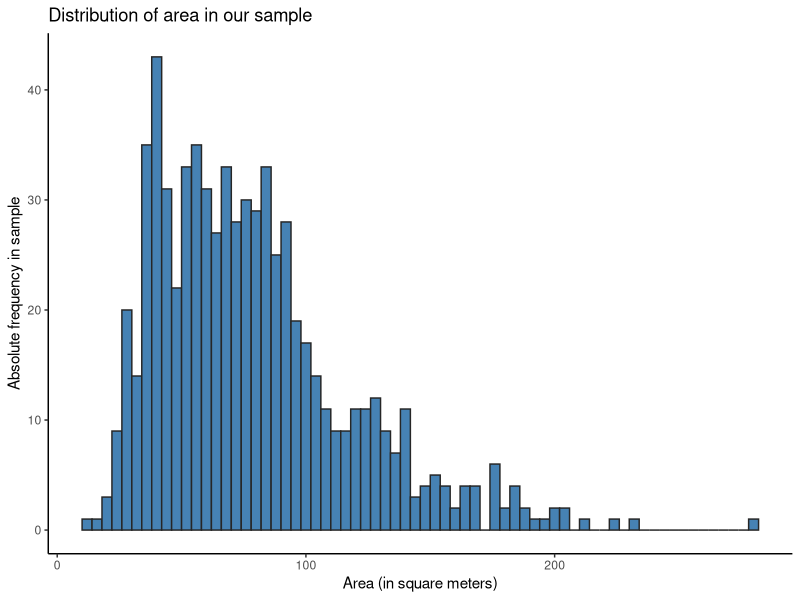
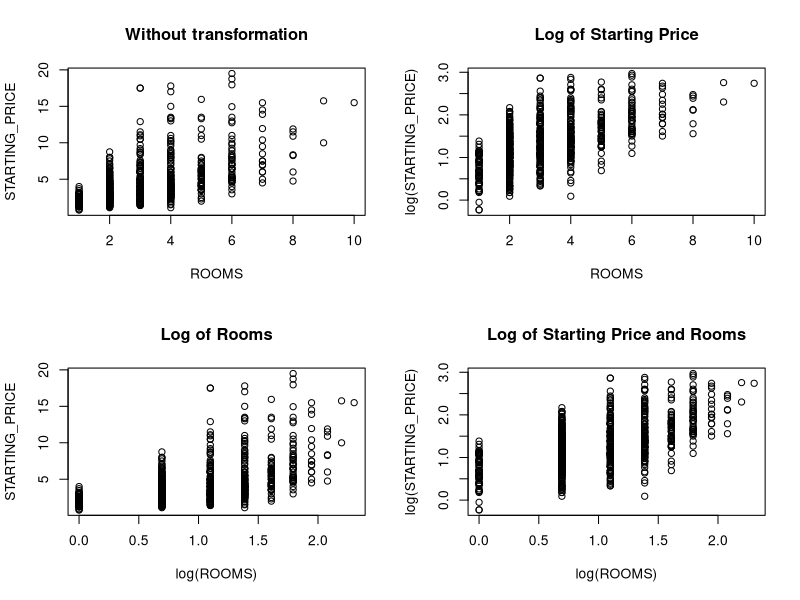
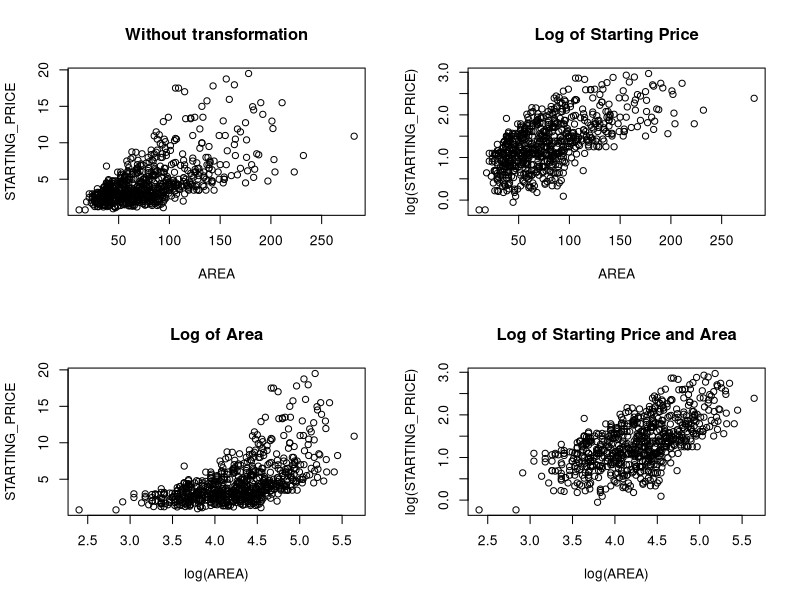
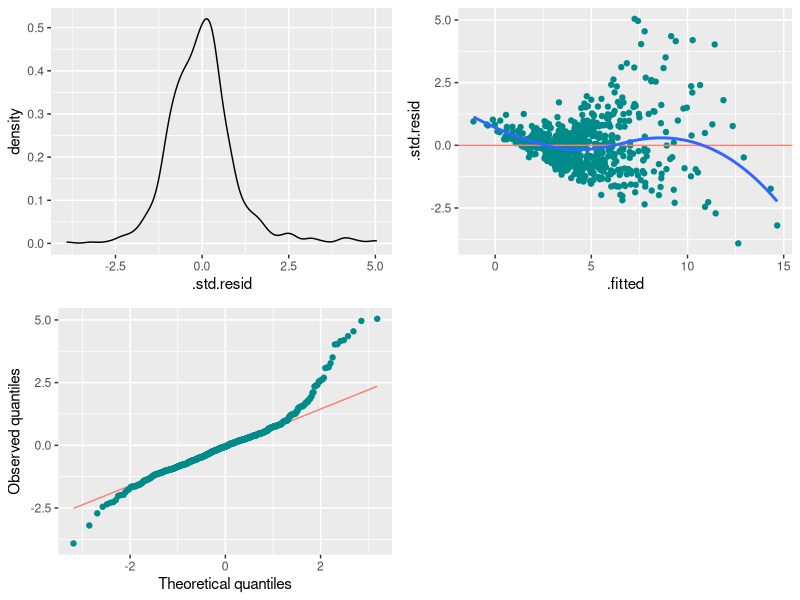
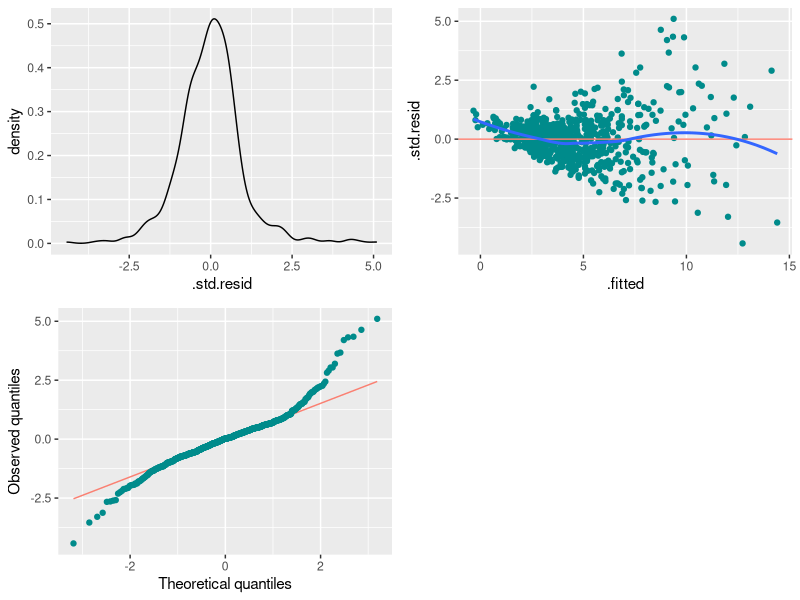
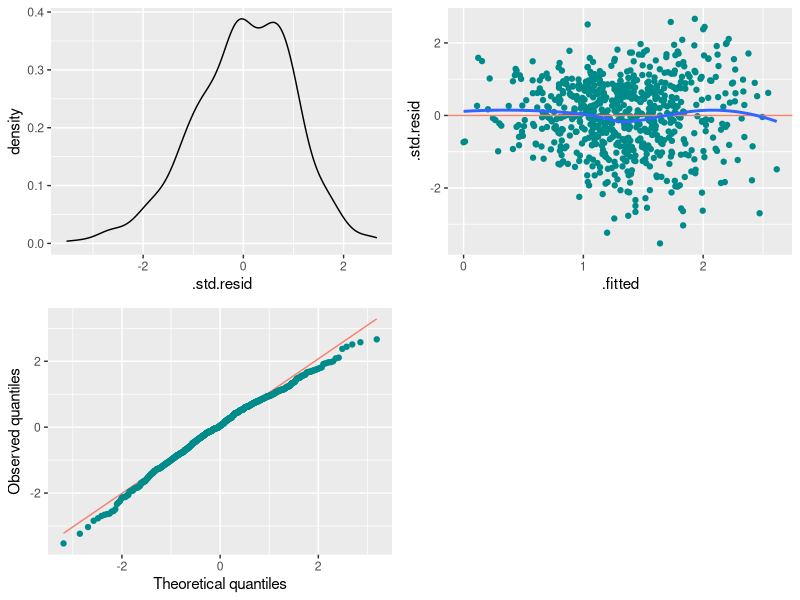
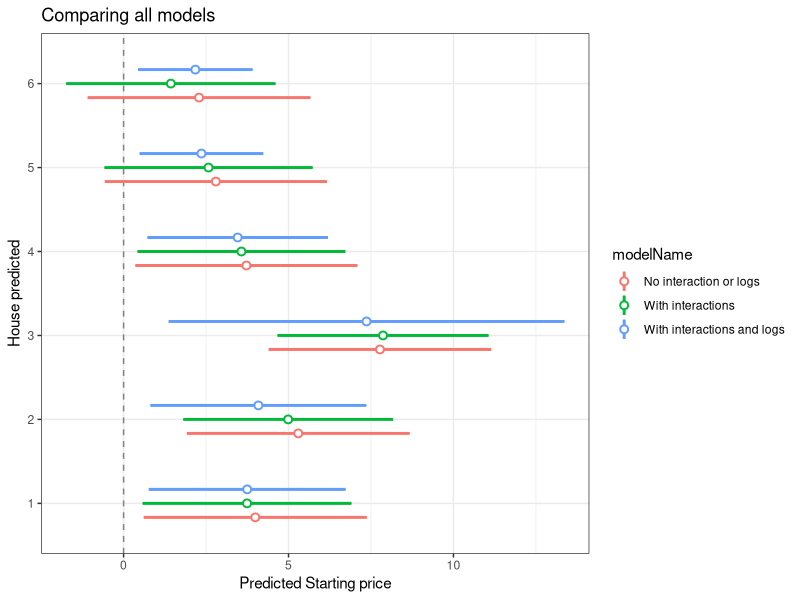

Reproduce these figures in R, in order.
## ---- chunk 1
library(readxl)
library(tidyverse)
library(ggplot2)
library(cowplot)
library(broom)
data <- read_excel("dataset01.xlsx")
test <- read_excel("test.xlsx")

data$STARTING_PRICE <- data$STARTING_PRICE / 1000000
data[c("REGION", "TYPE", "BALCONY")] <- lapply(data[c("REGION", "TYPE", "BALCONY")], as.factor)
levels(data$BALCONY) <- c("0", "1")
## ---- chunk 2
n_balconies <- sum(data$BALCONY == 1) # 390
n           <- length(data$BALCONY)   # 701
phat        <- n_balconies / n        # About 0.55635
p0          <- 0.5
se0         <- sqrt(p0 * (1 - p0) / n)
## ---- chunk 3
#| echo: true
z <- (phat - p0) / se0
p_value <- 2 * (1 - pnorm(abs(z)))
print(p_value)
## ---- chunk 4
#| echo: true
test_balcony = prop.test(n_balconies, n = n, p = 0.5, alternative = "two.sided", conf.level = 0.99)
test_balcony$p.value
## ---- chunk 5
alpha   <- 0.05
mu      <- 75
xbar    <- mean(data$AREA)
se      <- sqrt(sum((data$AREA - mu)^2) / (n-1)) # Population variance unknown
se_xbar <- se / sqrt(n) # Variance of xbar

data %>%
  ggplot() +
  geom_histogram(aes(AREA), fill = "steelblue", color = "grey15", binwidth = 4) + # Not really normally distributed...
  labs(title = "Distribution of area in our sample") +
  xlab("Area (in square meters)") +
  ylab("Absolute frequency in sample") +
  theme_classic()
## ---- chunk 6
#| echo: true
t_obs2  <- (xbar - mu) / se_xbar # 54.47
p_value2 <- 2 * (1 - pt(q=t_obs2,df=n-1))
print(p_value2)
## ---- chunk 7
#| echo: true
mean_test <- t.test(data$AREA, mu = mu, alternative = "two.sided", conf.level = 0.95)
mean_test$p.value
## ---- chunk 8
#| echo: true
phat  <- sum(data$TYPE == "Apartment") / n
z     <- qnorm(0.95) # Two-sided, so 90% ci uses z = 0.95
se    <- sqrt(phat*(1-phat)/n)
## ---- chunk 9
#| echo: true

conf_int <- c((phat - z*se), phat + z*se)
print(conf_int[2])

## ---- chunk 10
#| echo: true
ci <- prop.test(sum(data$TYPE == "Apartment"), n, conf.level = 0.9)
ci$conf.int[1:2]
## ---- chunk 11
#| echo: true
xbar <- mean(data$ROOMS)  # About 3.15
se   <- sd(data$ROOMS)    # About 1.59
t975 <- qt(0.975, n-1)
## ---- chunk 12
#| echo: true
conf_int <- c((xbar - t975 * se / sqrt(n)), xbar + t975 * se / sqrt(n))
print(conf_int)
## ---- chunk 13
#| echo: true
ci <- t.test(data$ROOMS, conf.level = 0.95)
ci$conf.int[1:2]
## ---- chunk 14
par(mfrow = c(2, 2))
plot(STARTING_PRICE ~ ROOMS, data = data, main = "Without transformation")
plot(log(STARTING_PRICE) ~ ROOMS, data = data, main = "Log of Starting Price")
plot(STARTING_PRICE ~ log(ROOMS), data = data, main = "Log of Rooms")
plot(log(STARTING_PRICE) ~ log(ROOMS), data = data, main = "Log of Starting Price and Rooms")
## ---- chunk 15
par(mfrow = c(2, 2))
plot(STARTING_PRICE ~ AREA, data = data, main = "Without transformation")
plot(log(STARTING_PRICE) ~ AREA, data = data, main = "Log of Starting Price")
plot(STARTING_PRICE ~ log(AREA), data = data, main = "Log of Area")
plot(log(STARTING_PRICE) ~ log(AREA), data = data, main = "Log of Starting Price and Area")

data <- read_excel("dataset01.xlsx")
data$STARTING_PRICE <- data$STARTING_PRICE / 1000000
data[c("REGION", "TYPE", "BALCONY")] <- lapply(data[c("REGION", "TYPE", "BALCONY")], as.factor)
## ---- chunk 16
m1 <- lm(STARTING_PRICE ~ REGION + TYPE + BALCONY + ROOMS + AREA, data = data)

base_model <- step(m1, direction = "backward", trace = 0)
summary(base_model)
## ---- chunk 17

m2 <- lm(STARTING_PRICE ~ REGION + TYPE + BALCONY + ROOMS + AREA + 
          REGION*TYPE + REGION*BALCONY + REGION*ROOMS + REGION*AREA + 
          TYPE*BALCONY + TYPE*ROOMS + TYPE*AREA + 
          BALCONY*ROOMS + BALCONY*AREA + 
          ROOMS*AREA, data = data)

no_log_model <- step(m2, direction = "backward", trace = 0)
summary(no_log_model)
## ---- chunk 18
m3 <- lm(log(STARTING_PRICE) ~ REGION + TYPE + BALCONY + ROOMS + log(AREA) + 
          REGION*TYPE + REGION*BALCONY + REGION*ROOMS + REGION*log(AREA) + 
          TYPE*BALCONY + TYPE*ROOMS + TYPE*log(AREA) + 
          BALCONY*ROOMS + BALCONY*log(AREA) + 
          ROOMS*log(AREA), data = data)

log_model <- step(m3, direction = "backward", trace = 0)
summary(log_model)
## ---- chunk 19
#Graphs
model1_aug <- augment(base_model)

obj1 <-
  model1_aug %>%
  ggplot(aes(.std.resid)) +
  geom_density() 

obj2 <-
  model1_aug %>% 
  ggplot(aes(x = .fitted, y = .std.resid))+
  geom_point(color = "cyan4") + 
  geom_hline(yintercept = 0, color = "salmon") +
  geom_smooth(se = F)

obj3 <-
  model1_aug %>% 
  ggplot(aes(sample = .std.resid)) +
  geom_qq_line(color = "salmon") +
  geom_qq(color = "cyan4") +
  labs(x = "Theoretical quantiles",
       y = "Observed quantiles")

plot_grid(obj1, obj2, obj3)

model2_aug <- augment(no_log_model)

obj1 <-
  model2_aug %>%
  ggplot(aes(.std.resid)) +
  geom_density() 

obj2 <-
  model2_aug %>% 
  ggplot(aes(x = .fitted, y = .std.resid))+
  geom_point(color = "cyan4") + 
  geom_hline(yintercept = 0, color = "salmon") +
  geom_smooth(se = F)

obj3 <-
  model2_aug %>% 
  ggplot(aes(sample = .std.resid)) +
  geom_qq_line(color = "salmon") +
  geom_qq(color = "cyan4") +
  labs(x = "Theoretical quantiles",
       y = "Observed quantiles")

plot_grid(obj1, obj2, obj3)

model3_aug <- augment(log_model)

obj1 <-
  model3_aug %>%
  ggplot(aes(.std.resid)) +
  geom_density() 

obj2 <-
  model3_aug %>% 
  ggplot(aes(x = .fitted, y = .std.resid))+
  geom_point(color = "cyan4") + 
  geom_hline(yintercept = 0, color = "salmon") +
  geom_smooth(se = F)

obj3 <-
  model3_aug %>% 
  ggplot(aes(sample = .std.resid)) +
  geom_qq_line(color = "salmon") +
  geom_qq(color = "cyan4") +
  labs(x = "Theoretical quantiles",
       y = "Observed quantiles")

plot_grid(obj1, obj2, obj3)

## ---- chunk 20
pred1 <- predict(base_model,test,interval = "prediction", level = 0.90)
pred2 <-predict(no_log_model,test,interval = "prediction", level = 0.90)
pred3 <-exp(predict(log_model,test,interval = "prediction", level = 0.90))

## ---- chunk 21
pred3[,1]
## ---- chunk 22
pred3[,2:3]
## ---- chunk 23

model1Frame <- data.frame(Variable = rownames(pred1),
                          Coefficient = pred1[,1],
                          SE=abs(pred1[,1]-pred1[,3]),
                          modelName = "No interaction or logs")
model2Frame <- data.frame(Variable = rownames(pred2),
                          Coefficient = pred2[,1],
                          SE=abs(pred2[,1]-pred2[,3]),
                          modelName = "With interactions")
model3Frame <- data.frame(Variable = rownames(pred3),
                          Coefficient = pred3[,1],
                          SE=abs(pred3[,1]-pred3[,3]),
                          modelName = "With interactions and logs")
# Combine these data.frames
allModelFrame <- data.frame(rbind(model1Frame, model2Frame, model3Frame))  # etc.

# Plot
zp1 <- ggplot(allModelFrame, aes(colour = modelName))
zp1 <- zp1 + geom_hline(yintercept = 0, colour = gray(1/2), lty = 2)
zp1 <- zp1 + geom_linerange(aes(x = Variable, ymin = Coefficient - SE,
                                ymax = Coefficient + SE),
                            lwd = 1, position = position_dodge(width = 1/2))
zp1 <- zp1 + geom_pointrange(aes(x = Variable, y = Coefficient, ymin = Coefficient - SE,
                                 ymax = Coefficient + SE),
                             lwd = 1/2, position = position_dodge(width = 1/2),
                             shape = 21, fill = "WHITE")
zp1 <- zp1 + coord_flip() + theme_bw()
zp1 <- zp1 + ggtitle("Comparing all models")+ylab("Predicted Starting price") +xlab("House predicted") 
print(zp1)  
